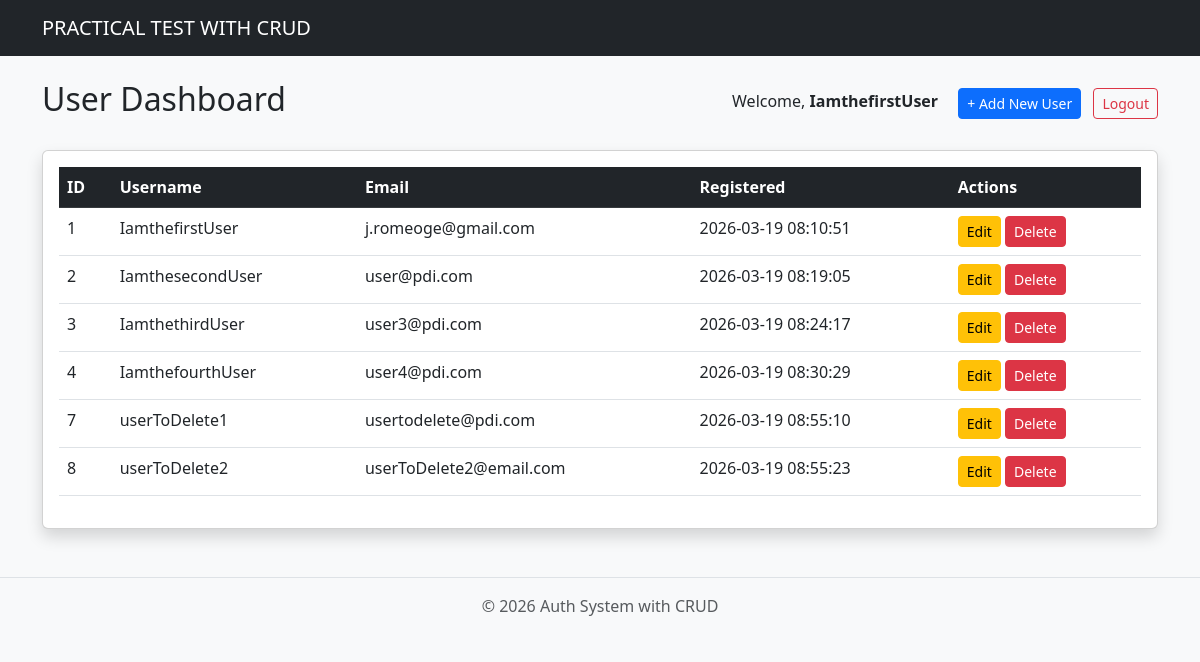
/index.php (signed in), run on the app's committed database.
### tables this page shows
CREATE TABLE `users` (
  `id` int(11) NOT NULL,
  `username` varchar(50) NOT NULL,
  `email` varchar(100) NOT NULL,
  `password` varchar(255) NOT NULL,
  `created_at` timestamp NOT NULL DEFAULT current_timestamp()
);

### includes/functions.php (called while the page is built, shortened)
<?php
function e($string) {
    return htmlspecialchars($string, ENT_QUOTES, 'UTF-8');
}

### index.php (the view, shortened to what this page needs)
<?php
require_once 'config/db.php';
require_once 'includes/functions.php';
$stmt = $pdo->query("SELECT id, username, email, created_at FROM users");
$users = $stmt->fetchAll();
include 'includes/header.php';
?>
<div class="d-flex justify-content-between align-items-center mb-4">
    <h2>User Dashboard</h2>
    <div>
        <span class="me-3">Welcome, <strong><?= e($_SESSION['username']) ?></strong></span>
		<a href="create.php" class="btn btn-primary btn-sm me-2">+ Add New User</a>
        <a href="auth/logout.php" class="btn btn-outline-danger btn-sm">Logout</a>
    </div>
</div>
<div class="card shadow">
    <div class="card-body">
        <table class="table table-hover">
            <thead class="table-dark">
                <tr>
                    <th>ID</th>
                    <th>Username</th>
                    <th>Email</th>
                    <th>Registered</th>
                    <th>Actions</th>
                </tr>
            </thead>
            <tbody>
                <?php foreach ($users as $user): ?>
                <tr>
                    <td><?= e($user['id']) ?></td>
                    <td><?= e($user['username']) ?></td>
                    <td><?= e($user['email']) ?></td>
                    <td><?= e($user['created_at']) ?></td>
                    <td>
                        <a href="edit.php?id=<?= $user['id'] ?>" class="btn btn-sm btn-warning">Edit</a>
                        <form action="delete.php" method="POST" class="d-inline" onsubmit="return confirm('Are you sure you want to delete this user?');">
                            <button type="submit" class="btn btn-sm btn-danger">Delete</button>
                        </form>
                    </td>
                </tr>
                <?php endforeach; ?>
            </tbody>
        </table>
    </div>
</div>
<?php include 'includes/footer.php'; ?>

### includes/header.php (shortened to what this page needs)
<!DOCTYPE html>
<html lang="en">
<head>
    <link href="https://cdn.jsdelivr.net/npm/bootstrap@5.3.0/dist/css/bootstrap.min.css" rel="stylesheet">
</head>
<body class="bg-light">
<nav class="navbar navbar-dark bg-dark mb-4">
    <div class="container">
        <a class="navbar-brand" href="index.php">PRACTICAL TEST WITH CRUD</a>
    </div>
</nav>
<div class="container">

### includes/footer.php (shortened to what this page needs)
</div> <footer class="mt-5 py-3 text-center text-muted border-top">
    &copy; <?= date('Y') ?> Auth System with CRUD
</footer>
</body>
</html>

### data on the page
users: id "1", username "IamthefirstUser", email "j.romeoge@gmail.com", created_at "2026-03-19 08:10:51"
users: id "2", username "IamthesecondUser", email "user@pdi.com", created_at "2026-03-19 08:19:05"
users: id "3", username "IamthethirdUser", email "user3@pdi.com", created_at "2026-03-19 08:24:17"
users: id "4", username "IamthefourthUser", email "user4@pdi.com", created_at "2026-03-19 08:30:29"
users: id "7", username "userToDelete1", email "usertodelete@pdi.com", created_at "2026-03-19 08:55:10"
users: id "8", username "userToDelete2", email "userToDelete2@email.com", created_at "2026-03-19 08:55:23"

### other printed values
$_SESSION['username'] "IamthefirstUser"
